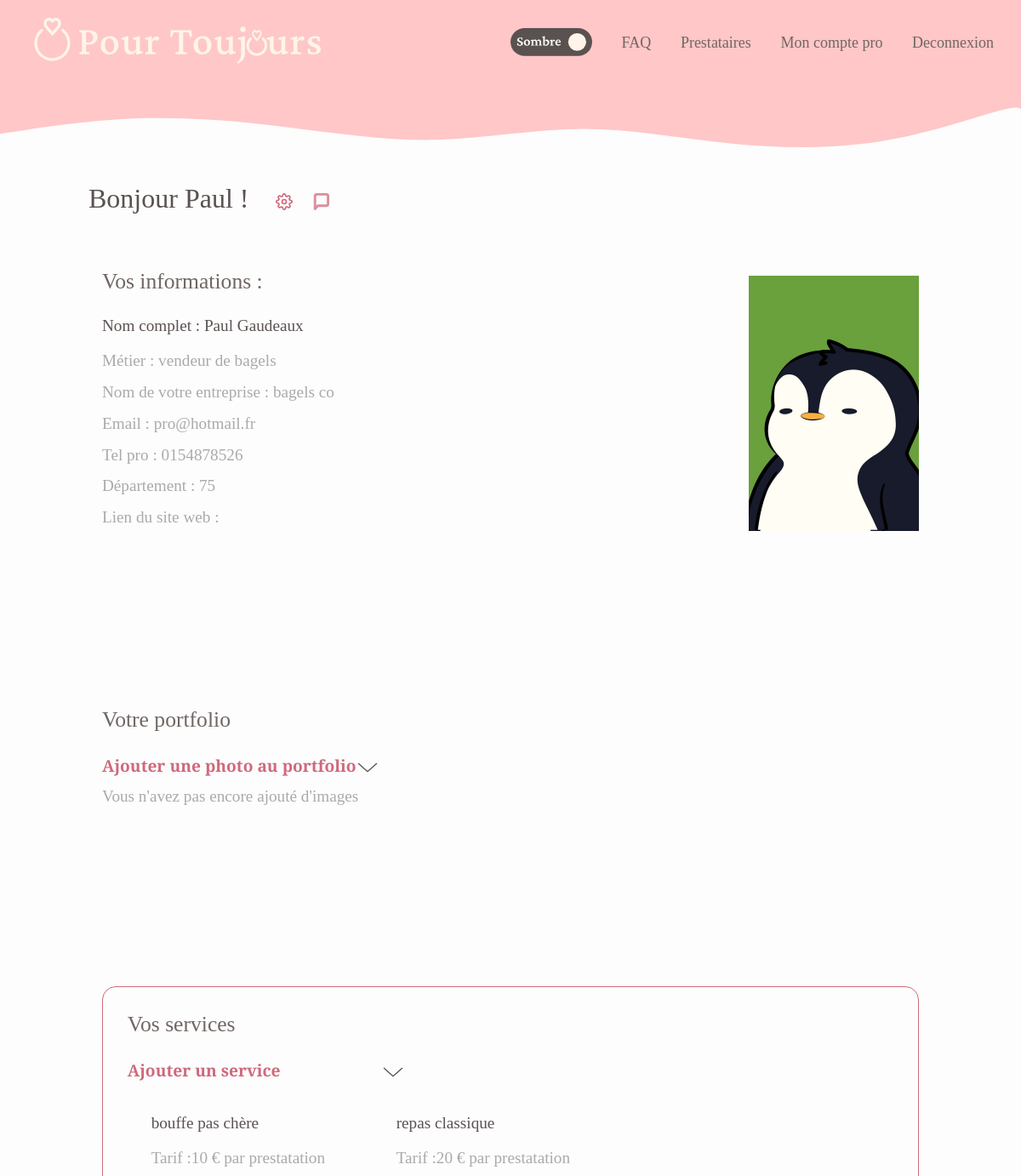
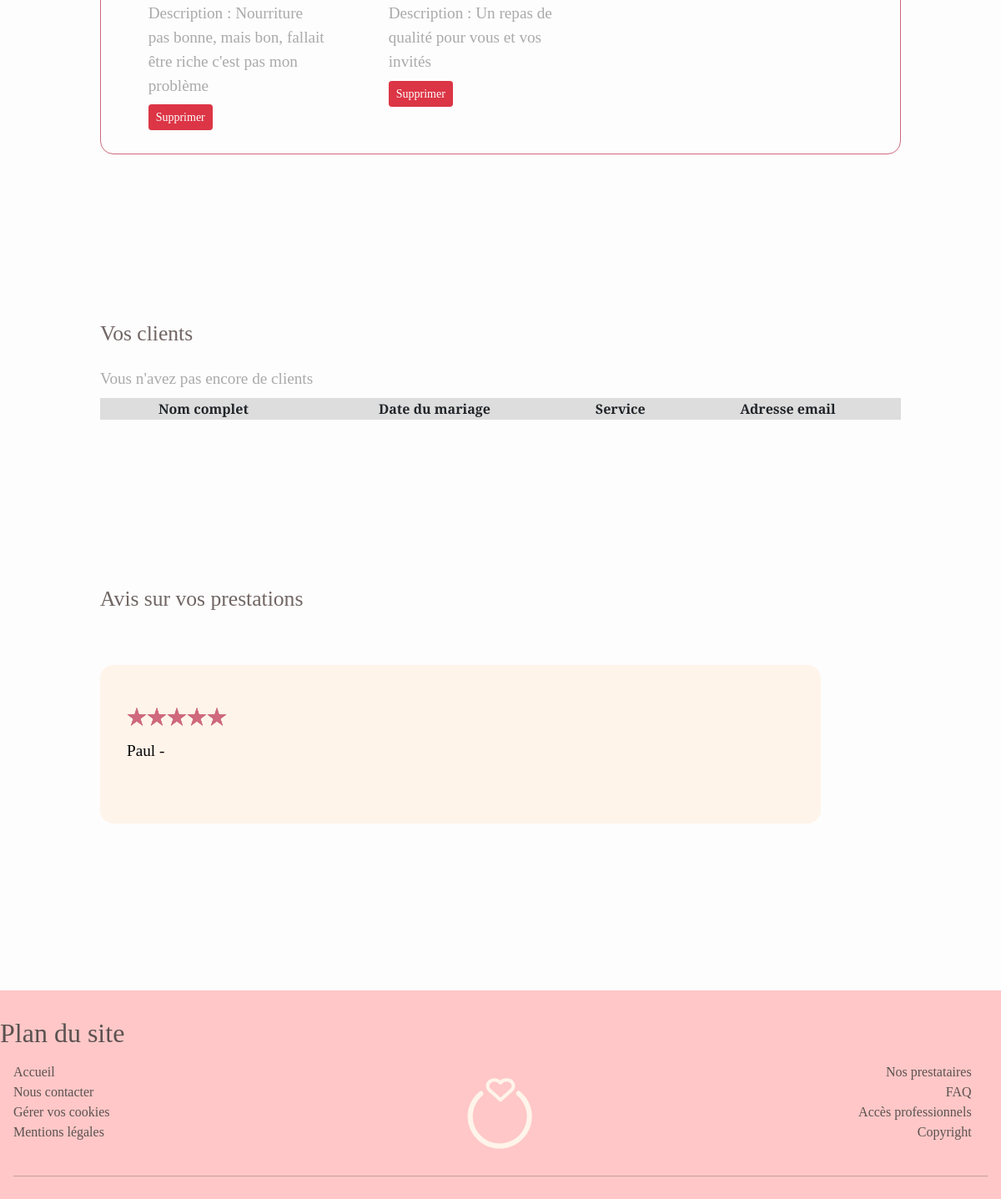
Page /pro_profile.php (signed in) on the committed database (2 pictures, top to bottom).
### tables this page shows
CREATE TABLE PRESTATAIRE(
	id INTEGER PRIMARY KEY auto_increment,
	nomEntreprise VARCHAR(30),
	telPro CHAR(10),
	emailPro VARCHAR(60),
	metier VARCHAR(20),
	description VARCHAR(255),
	photoProfil VARCHAR(40) DEFAULT 'default_pp.jpg',
	lienSiteWeb VARCHAR(100),
	signature VARCHAR(100),
	personne INTEGER NOT NULL UNIQUE REFERENCES PERSONNE(id)
);

CREATE TABLE SERVICE(
	id INTEGER PRIMARY KEY auto_increment,
	nom VARCHAR(40),
	type CHAR(1),
	tarif FLOAT,
	description VARCHAR(100),
	prestataire INTEGER NOT NULL REFERENCES PRESTATAIRE(id)
);

CREATE TABLE COMMENTAIRE(
	id INTEGER PRIMARY KEY auto_increment,
	contenu VARCHAR(255),
	note TINYINT,
	date_envoi DATETIME,
	prestataire INTEGER NOT NULL REFERENCES PRESTATAIRE(id),
	utilisateur INTEGER NOT NULL REFERENCES UTILISATEUR(id),
	valide TINYINT 
);

### pro_profile.php (the view, shortened to what this page needs)
<!DOCTYPE html>
<html>
    <head>
        <?php include('includes/common_head.php'); ?>
        <link rel="stylesheet" href="style/pro_profile.css">
    </head>
    <body>
        <?php include('includes/header.php'); ?>
        <main>
            <?php
                $welcome_title = 'Bonjour ';
                $info_det = 'Vos';
                $company_det = "votre";
                echo ' <h2>' . $welcome_title . $_SESSION['nomPrefere'] .' ! <a href="settings.php"><img src="images/settings_icon.svg"></a><a href="control_pannel.php?page=messages"><img src="images/presta_contact_icon.svg"></a></h2>';
                $q = 'SELECT id, nomEntreprise, emailPro, telPro,metier, photoProfil, lienSiteWeb FROM prestataire WHERE personne = :personne';
                $req = $bdd->prepare($q);
                $req->execute(['personne' => $_SESSION['id']]);
                $results = $req->fetchAll(PDO::FETCH_ASSOC);
                $id_presta = $results[0]['id'];
            ?>
            <section id="profile">
                <div>
                    <?php
                    echo '
                    <h3>' . $info_det .' informations :</h3>
                    <h4>Nom complet : ' . $_SESSION['nomComplet'] . ' </h4>
                    <p>Métier : ' . $results[0]['metier'] .'</p>
                    <p>Nom de '. $company_det . ' entreprise : ' . $results[0]['nomEntreprise']  .'</p>
                    <p>Email : ' . $results[0]['emailPro']. '</p>
                    <p>Tel pro : '. $results[0]['telPro'] .'</p>
                    <p>Département : ' . $_SESSION['departement'] . '</p>
                    <p>Lien du site web : <a target="_blank" href="'. $results[0]['lienSiteWeb'] . '">' .$results[0]['lienSiteWeb']. '</a></p>
                    ';
                    echo '</div>'; ?>
                    <?php echo '<img src="images/prestataires/'. $results[0]['photoProfil'] . '">'
                    ?>
            </section>
            <section id="portfolio">
                <h3>Votre portfolio</h3>
                <div class="add">
                    <p class="title">Ajouter une photo au portfolio</p>
                </div>
                <div id="show_portfolio">
                    <?php
                        $q ='SELECT id, nom, description FROM PORTFOLIO_IMAGES WHERE prestataire = :id';
                        $req = $bdd->prepare($q);
                        $req -> execute([
                            'id' => $id_presta
                    ]);
                    $results = $req->fetchAll(PDO::FETCH_ASSOC);
                    if(count($results) == 0){
                        echo '<p>Vous n\'avez pas encore ajouté d\'images</p>';
                    }
                    ?>
            </section>
            <section id="services">
                <h3>Vos services</h3>
                <div class="add">
                    <p class="title">Ajouter un service</p>
                </div>
                <div id="show_services">
                    <?php
                        $q ='SELECT id,nom,tarif,description,prestataire FROM SERVICE WHERE prestataire = :id';
                        $req = $bdd->prepare($q);
                        $req -> execute([
                            'id' => $id_presta
                    ]);
                    $results = $req->fetchAll(PDO::FETCH_ASSOC);
                    foreach($results as $key => $service){
                        echo '
                        <div class="service-card">
                        <h4>'. $service['nom'].'</h4>
                        <p>Tarif :'. $service['tarif'].' € par prestatation </p>
                        <p>Description : '. $service['description'].'</p>
                        <a class="btn btn-sm btn-danger me-2" onclick="deleteInfos(this, \'service\',' . $service['id'] . ',' .$id_presta . ')">Supprimer</a>
                        </div>
                        ';
                    }
                    ?>
                </div>
            </section>
            <section id="clients">
                <h3>Vos clients</h3>
                <?php
                    $q ='SELECT PERSONNE.NomComplet, PERSONNE.email, MARIAGE.date , DEMANDE.service FROM PERSONNE
                            INNER JOIN UTILISATEUR ON personne = PERSONNE.id
                                INNER JOIN MARIAGE ON utilisateur = UTILISATEUR.id
                                    INNER JOIN DEMANDE ON DEMANDE.mariage = MARIAGE.id
                                        INNER JOIN SERVICE ON SERVICE.id = DEMANDE.service
                                            WHERE SERVICE.prestataire = :id';
                    $req = $bdd->prepare($q);
                    $req -> execute([
                         'id' => $id_presta
                            ]);
                 $results = $req->fetchAll(PDO::FETCH_ASSOC);
                 if(count($results) == 0){
                     echo '<p>Vous n\'avez pas encore de clients</p>';
                 }
                 echo '
                        <table>
                        <tr>
                            <th>Nom complet</th>
                            <th>Date du mariage</th>
                            <th>Service</th>
                            <th>Adresse email</th>
                            <th></th>
                        </tr>';
                echo '</table>';
                ?>
            </section>
            <h3>Avis sur vos prestations</h3>
            <section id="reviews">
            <?php
                $q = 'SELECT (SELECT nomPrefere FROM personne WHERE id = utilisateur) AS nom_client, note, contenu, date_envoi FROM COMMENTAIRE WHERE prestataire = :prestataire' ;
                $req = $bdd->prepare($q);
                $req -> execute([
                    'prestataire' => $id_presta
                ]);
                $result = $req -> fetchAll(PDO::FETCH_ASSOC);
                    foreach($result as $key => $commentaire){
                        echo '
                            <div>
                            <p class="comment">'. $commentaire['contenu']. '</p>
                            <div class="rating">';
                                for($i = 0; $i<$commentaire['note']; $i++){
                                echo '<img src="images/rating_red_star.svg">';
                                }
                        echo '</div>
                            <p>'. $commentaire['nom_client']. ' - ' . $commentaire['date_envoi'] . '</p>
                        </div>';
                    }
            ?>
            </section>
        </main>
        <?php include('includes/footer.php'); ?>
    </body>
</html>

### style/index.css (style rules this page uses)
* { box-sizing: border-box; }
body { margin: 0; background-color: var(--dark_white); }
html { font-size: 16px; }
body { font-family: 'Crimson Pro'; }
main { min-height: 100vh; }
h2 { margin: 16px 0; color : var(--dark_grey) ; text-align: center; font-size: 1.7rem; }
h3 { text-align: center; font-size: 1.2rem; font-weight: bold; color: var(--grey2); }
p { font-size: 1.2rem; font-weight: bold; color: var(--grey2); }
a { color: var(--grey2); text-decoration: none; }
main { padding: 0 10vw; }
section { margin-bottom: 150px; }
@media screen and (min-width: 900px) { section { margin: 200px 0; } }

### style/pro_profile.css (style rules this page uses)
section { margin-top: 64px; }
h2 { margin-left: -16px; font-size: 2rem; text-align: left; }
h3 { margin-bottom: 24px; text-align: left; font-size: 1.6rem; font-weight: normal; }
h4 { font-size: 1.2rem; margin-bottom: 16px; color: var(--dark_grey) }
p { margin-bottom: 8px; color: #aaa; font-weight: normal; }
h2 img { height: 20px; margin-left: 24px; }
#profile { display: flex; flex-direction: column; justify-content: space-between; }
#profile > img { height: 300px; width: 200px; align-self: center; object-fit : cover; }
@media screen and (min-width: 700px) { #profile { flex-direction: row; } }
@media screen and (min-width: 700px) { #profile > img { height: 300px; width: 200px; object-fit : cover; } }
.add { background-image: url('../images/down_arrow.svg'); background-position: top 10px left 300px; background-size: 24px; background-repeat: no-repeat; }
.title { color : var(--dark_pink) ; font-weight: bold; }
#services { border :var(--dark_pink) solid 1px; border-radius: 16px; -webkit-border-radius: 16px; -moz-border-radius: 16px; -ms-border-radius: 16px; -o-border-radius: 16px; padding-left: 3%; PADDING-TOP: 3% }
#services > div { display: flex; flex-wrap: wrap; }
#services > div > div { width: 100%; margin-bottom: 64px; padding-right: 2%; }
@media screen and (min-width: 700px) { #services > div > div { width: 44%; margin: 3%; } }
@media screen and (min-width: 1000px) { #services > div > div { width: 25%; margin: 3% } }
#show_portfolio { display: flex; align-items: center; overflow-x: scroll; }
table { width: 100%; text-align: center; }
th { background-color: #ddd; }
#reviews { padding: 32px; background-color: var(--beige); border-radius: 16px; -webkit-border-radius: 16px; -moz-border-radius: 16px; -ms-border-radius: 16px; -o-border-radius: 16px; }
#reviews p { color: black; }
#reviews { display: flex; overflow-x: scroll; width: 100%; flex-direction: row; }
#reviews > div { margin-bottom: 32px; min-width:120%; }
.rating { margin: 16px 0; }
@media screen and (min-width: 700px) { #reviews { width : 70vw; } }
@media screen and (min-width: 700px) { #reviews > div { min-width: 55%; } }
@media screen and (min-width: 1000px) { #reviews { width : 90%; } }
@media screen and (min-width: 1000px) { #reviews > div { min-width: 30%; } }

### style/colors.css (style rules this page uses)
:root { --light_pink : #FFC7C7 ; --beige : #FEF4EA; --dark_white : #FDFDFD ; --dark_pink : #CF697B; --dark-grey : #5A5250; --grey2 : #706663; --place_holder : #aaaaaa; --transparent_grey :#ADA9A8 ; }
.lightmode { --light_pink : #FFC7C7 ; --beige : #FEF4EA; --dark_white : #FDFDFD ; --dark_pink : #CF697B; --dark_grey : #5A5250; --grey2 : #706663; --place_holder : #aaaaaa; --transparent_grey :#ADA9A8 ; }

### rows in the picture
prestataire: metier "vendeur de bagels", nomEntreprise "bagels co", emailPro "pro@hotmail.fr", telPro "0154878526", photoProfil (placeholder picture)
service: nom "bouffe pas chère", tarif "10", description "Nourriture pas bonne, mais bon, fallait être riche c'est pas mon problème"
service: nom "repas classique", tarif "20", description "Un repas de qualité pour vous et vos invités"
commentaire: note 5 (drawn), nom_client "Paul"

### other values in the picture
$word "pro"
$welcome_title "Bonjour"
$_SESSION['nomPrefere'] "Paul"
$info_det "Vos"
$_SESSION['nomComplet'] "Paul Gaudeaux"
$company_det "votre"
$_SESSION['departement'] "75"
